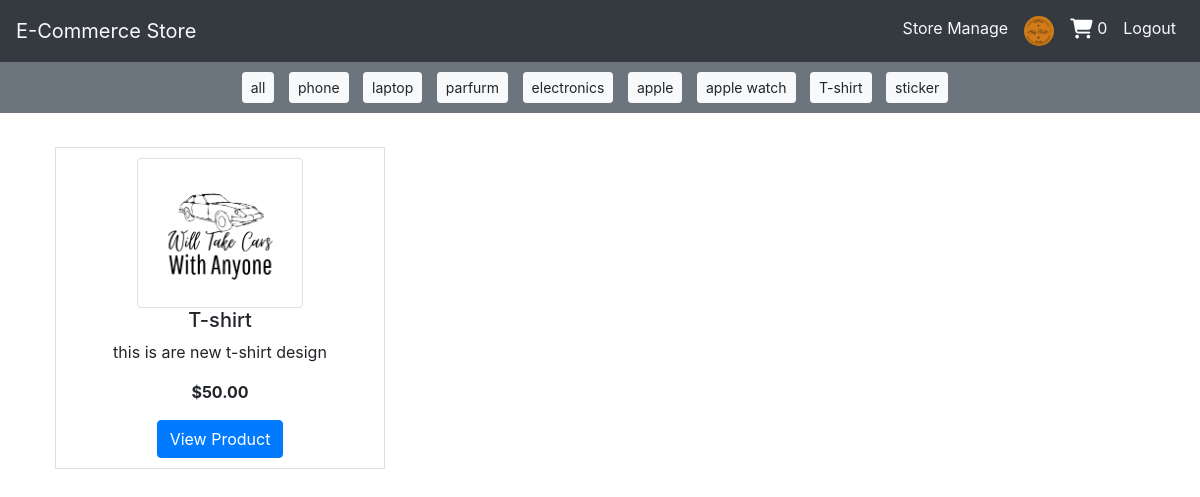
The app's page /category/7/ (signed in) with its own data.
### users/models.py (models this page shows, shortened)
class ProfileModel(models.Model):
    user = models.OneToOneField(User, on_delete=models.CASCADE)
    image = models.ImageField(default='default.png', upload_to='profile', validators=[FileExtensionValidator(['png', 'jpg'])])

class CartModel(models.Model):
    user = models.OneToOneField(User, on_delete=models.CASCADE)
    product = models.ManyToManyField(ProductModel)
    def product_count(self):
        return self.product.count()

### seller/models.py (models this page shows, shortened)
class TagModel(models.Model):
    name = models.CharField(max_length=100)

class ProductModel(models.Model):
    title = models.CharField(max_length=100)
    description = models.TextField()
    image = models.ImageField(upload_to='product_img', default='PRODUCT.png', validators=[FileExtensionValidator(['png', 'jpg'])])
    price = models.DecimalField(max_digits=10, decimal_places=2)
    tag = models.ManyToManyField(TagModel)

### store/views.py (the view)
# urls.py: path('category/<int:pk>/', views.category, name='category'),
def category(request, pk):
    product = ProductModel.objects.all()
    category = TagModel.objects.get(id=pk)
    tag = TagModel.objects.all()
    context = {
        'products': product,
        'category' : category,
        'tags' : tag,
    }
    return render(request, 'buyer/category.html', context)

### templates/buyer/category.html
{% extends 'partials/base.html'%}
{% block TagLinksBar %}
    <div class="tag-links bg-secondary">
        <a href="{% url 'buyer-index' %}" class="tag-link btn btn-light btn-sm">all</a>
      {% for tag in tags %}
        <a href="{% url 'category' tag.id %}" class="tag-link btn btn-light btn-sm">{{tag.name}}</a>
        {% endfor %}
      </div>
{% endblock%}
{% block content%}
    <div class="row">
      {% for product in products %}
            {% if category in product.tag.all %}
            <div class="col-md-4">
                <div class="product-card">
                  <img class="img-thumbnail" src="{{product.image.url}}" alt="Product Image">
                  <h5>{{product.title}}</h5>
                  <p>{{product.description}}</p>
                  <p class="font-weight-bold">${{product.price}}</p>
                  <a href="{% url 'product_detail' product.id %}" class="btn btn-primary">View Product</a>
                </div>
              </div>
            {% endif %}
      {% endfor %}
    </div>
{% endblock %}

### templates/partials/nav.html (shortened to what this page needs)
<nav class="navbar navbar-expand-lg navbar-light bg-dark">
  <a class="navbar-brand text-light" href="{% url 'buyer-index' %}">E-Commerce Store</a>
    {% if request.user.is_authenticated %}
    <div class="collapse navbar-collapse " id="navbarNav">
        <ul class="navbar-nav ml-auto">
            {% if request.user.username == "admin" %}
            <li class="nav-item active">
                <a class="nav-link text-light" href="{% url 'product_form' %}">Store Manage</a>
            </li>
            {% else %}
            <li class="nav-item active">
                <a class="nav-link text-light" href="#">Not admin</a>
            </li>
            {% endif%}
            <li class="nav-item active">
                <a class="nav-link text-light" href="{% url 'users-profile' %}"><img src="{{ user.profilemodel.image.url }}" alt="Profile Image" class="rounded-circle" style="height: 30px; width:30px;"></a>
            </li>
            <li class="nav-item">
                <a class="nav-link text-light" href="{% url 'user_cart' %}"><i class="fa-solid fa-cart-shopping fa-lg" style="color: #ffffff;"></i> {{user.cartmodel.product_count}}</a>
            </li>
            <li class="nav-item">
                    <a class="nav-link text-light" href="{% url 'users-logout' %}">Logout</a>
            </li>
        </ul>
    </div>
    {% endif%}
</nav>

### templates/partials/base.html (style rules this page uses)
.tag-links { background-color: #f8f9fa; padding: 10px; text-align: center; }
.tag-link { margin-right: 10px; }
.product-card { border: 1px solid #ddd; margin: 10px; padding: 10px; text-align: center; }
.product-card img { max-width: 100%; height: 150px; }
.product-card p { max-height: 3em; overflow: hidden; text-overflow: ellipsis; white-space: nowrap; }

### records on screen
TagModel: name "phone"
TagModel: name "laptop"
TagModel: name "parfurm"
TagModel: name "electronics"
TagModel: name "apple"
TagModel: name "apple watch"
TagModel: name "T-shirt"
TagModel: name "sticker"
ProductModel: image (picture), title "T-shirt", description "this is are new t-shirt design", price "50.00"

### other values on screen
{{ user.cartmodel.product_count }} "0"
